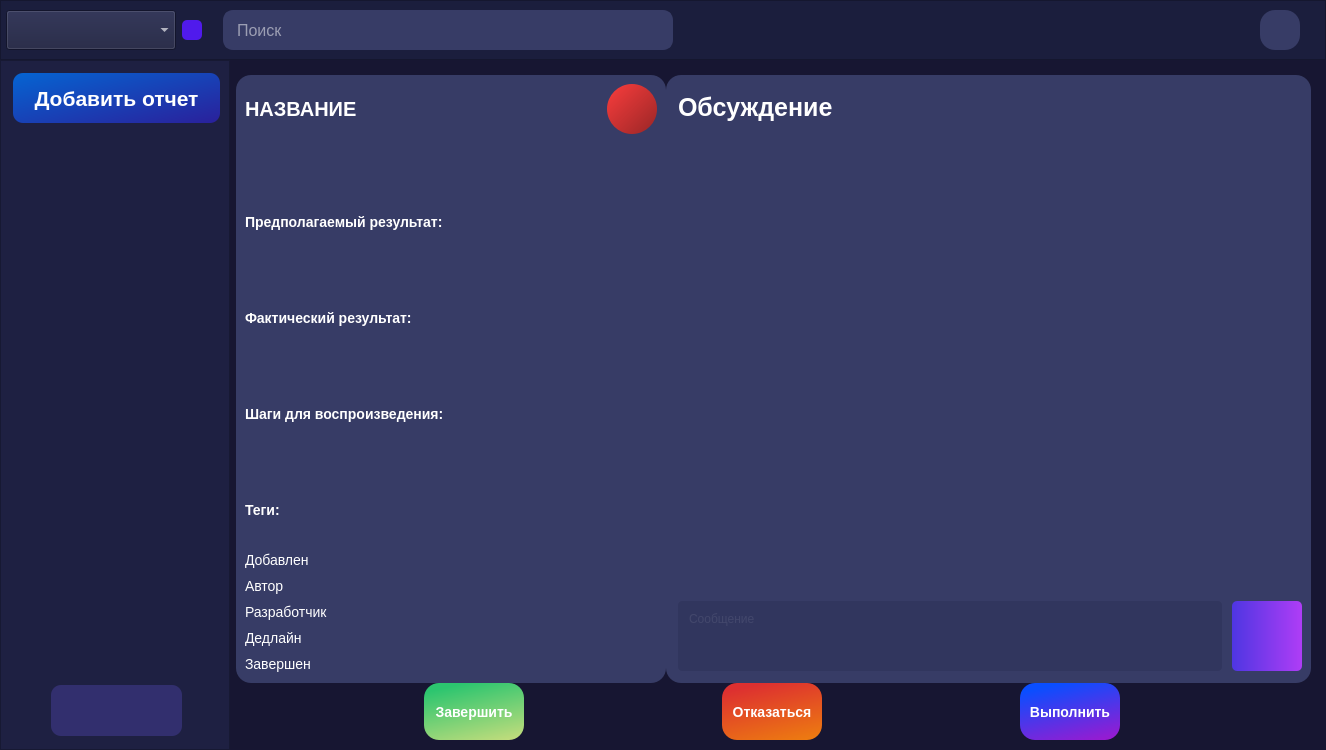
<?xml version="1.0" encoding="UTF-8"?>
<ui version="4.0">
 <class>MainWindow</class>
 <widget class="QMainWindow" name="MainWindow">
  <property name="geometry">
   <rect>
    <x>0</x>
    <y>0</y>
    <width>1326</width>
    <height>750</height>
   </rect>
  </property>
  <property name="sizePolicy">
   <sizepolicy hsizetype="Fixed" vsizetype="Fixed">
    <horstretch>0</horstretch>
    <verstretch>0</verstretch>
   </sizepolicy>
  </property>
  <property name="minimumSize">
   <size>
    <width>1326</width>
    <height>750</height>
   </size>
  </property>
  <property name="maximumSize">
   <size>
    <width>1326</width>
    <height>750</height>
   </size>
  </property>
  <property name="windowTitle">
   <string>Багтрекер - главная старница</string>
  </property>
  <property name="styleSheet">
   <string notr="true">background-color: #171632;
</string>
  </property>
  <widget class="QWidget" name="centralwidget">
   <layout class="QGridLayout" name="gridLayout_2">
    <property name="leftMargin">
     <number>0</number>
    </property>
    <property name="topMargin">
     <number>0</number>
    </property>
    <property name="rightMargin">
     <number>0</number>
    </property>
    <property name="bottomMargin">
     <number>0</number>
    </property>
    <property name="verticalSpacing">
     <number>0</number>
    </property>
    <item row="0" column="0" colspan="2">
     <widget class="QFrame" name="frame">
      <property name="sizePolicy">
       <sizepolicy hsizetype="Preferred" vsizetype="Preferred">
        <horstretch>0</horstretch>
        <verstretch>0</verstretch>
       </sizepolicy>
      </property>
      <property name="minimumSize">
       <size>
        <width>1280</width>
        <height>60</height>
       </size>
      </property>
      <property name="maximumSize">
       <size>
        <width>16777215</width>
        <height>60</height>
       </size>
      </property>
      <property name="styleSheet">
       <string notr="true">background: #1B1E3D;
padding: 5px;</string>
      </property>
      <property name="frameShape">
       <enum>QFrame::StyledPanel</enum>
      </property>
      <property name="frameShadow">
       <enum>QFrame::Raised</enum>
      </property>
      <layout class="QGridLayout" name="gridLayout_4">
       <property name="leftMargin">
        <number>0</number>
       </property>
       <property name="topMargin">
        <number>0</number>
       </property>
       <property name="rightMargin">
        <number>0</number>
       </property>
       <property name="bottomMargin">
        <number>0</number>
       </property>
       <item row="0" column="0">
        <layout class="QGridLayout" name="gridLayout_6">
         <property name="sizeConstraint">
          <enum>QLayout::SetDefaultConstraint</enum>
         </property>
         <property name="rightMargin">
          <number>20</number>
         </property>
         <item row="0" column="0">
          <layout class="QHBoxLayout" name="horizontalLayout_9">
           <item>
            <widget class="QComboBox" name="projects_list">
             <property name="enabled">
              <bool>true</bool>
             </property>
             <property name="minimumSize">
              <size>
               <width>170</width>
               <height>40</height>
              </size>
             </property>
             <property name="maximumSize">
              <size>
               <width>170</width>
               <height>40</height>
              </size>
             </property>
             <property name="cursor">
              <cursorShape>PointingHandCursor</cursorShape>
             </property>
             <property name="styleSheet">
              <string notr="true">color: white;</string>
             </property>
             <property name="editable">
              <bool>false</bool>
             </property>
             <property name="minimumContentsLength">
              <number>2</number>
             </property>
            </widget>
           </item>
          </layout>
         </item>
         <item row="0" column="5" alignment="Qt::AlignVCenter">
          <widget class="QPushButton" name="users_photo">
           <property name="minimumSize">
            <size>
             <width>40</width>
             <height>40</height>
            </size>
           </property>
           <property name="maximumSize">
            <size>
             <width>40</width>
             <height>40</height>
            </size>
           </property>
           <property name="cursor">
            <cursorShape>PointingHandCursor</cursorShape>
           </property>
           <property name="styleSheet">
            <string notr="true">background: #373C66;
border-radius: 15px;</string>
           </property>
           <property name="text">
            <string/>
           </property>
           <property name="iconSize">
            <size>
             <width>40</width>
             <height>40</height>
            </size>
           </property>
          </widget>
         </item>
         <item row="0" column="1">
          <widget class="QPushButton" name="new_project">
           <property name="minimumSize">
            <size>
             <width>20</width>
             <height>20</height>
            </size>
           </property>
           <property name="maximumSize">
            <size>
             <width>20</width>
             <height>20</height>
            </size>
           </property>
           <property name="cursor">
            <cursorShape>PointingHandCursor</cursorShape>
           </property>
           <property name="styleSheet">
            <string notr="true">background: #501AEC;
border-radius: 5px;</string>
           </property>
           <property name="text">
            <string/>
           </property>
          </widget>
         </item>
         <item row="0" column="3">
          <widget class="QLineEdit" name="lineEdit">
           <property name="minimumSize">
            <size>
             <width>450</width>
             <height>40</height>
            </size>
           </property>
           <property name="maximumSize">
            <size>
             <width>16777215</width>
             <height>40</height>
            </size>
           </property>
           <property name="font">
            <font>
             <pointsize>12</pointsize>
            </font>
           </property>
           <property name="cursor">
            <cursorShape>IBeamCursor</cursorShape>
           </property>
           <property name="mouseTracking">
            <bool>true</bool>
           </property>
           <property name="styleSheet">
            <string notr="true">QLineEdit{
border: 2px solid #373C66;
color: white;
border-radius: 10px;
padding: 5px 10px;
outline: none;
background: #373C66;
}

</string>
           </property>
           <property name="alignment">
            <set>Qt::AlignLeading|Qt::AlignLeft|Qt::AlignVCenter</set>
           </property>
           <property name="placeholderText">
            <string>Поиск</string>
           </property>
          </widget>
         </item>
         <item row="0" column="2">
          <spacer name="horizontalSpacer_5">
           <property name="orientation">
            <enum>Qt::Horizontal</enum>
           </property>
           <property name="sizeType">
            <enum>QSizePolicy::Fixed</enum>
           </property>
           <property name="sizeHint" stdset="0">
            <size>
             <width>15</width>
             <height>10</height>
            </size>
           </property>
          </spacer>
         </item>
         <item row="0" column="4">
          <spacer name="horizontalSpacer_6">
           <property name="orientation">
            <enum>Qt::Horizontal</enum>
           </property>
           <property name="sizeType">
            <enum>QSizePolicy::Fixed</enum>
           </property>
           <property name="sizeHint" stdset="0">
            <size>
             <width>600</width>
             <height>20</height>
            </size>
           </property>
          </spacer>
         </item>
        </layout>
       </item>
      </layout>
     </widget>
    </item>
    <item row="1" column="0">
     <widget class="QFrame" name="frame_2">
      <property name="minimumSize">
       <size>
        <width>230</width>
        <height>660</height>
       </size>
      </property>
      <property name="maximumSize">
       <size>
        <width>230</width>
        <height>16777215</height>
       </size>
      </property>
      <property name="layoutDirection">
       <enum>Qt::LeftToRight</enum>
      </property>
      <property name="styleSheet">
       <string notr="true">background: #1E2042;
margin: 0;</string>
      </property>
      <property name="frameShape">
       <enum>QFrame::StyledPanel</enum>
      </property>
      <property name="frameShadow">
       <enum>QFrame::Raised</enum>
      </property>
      <layout class="QGridLayout" name="gridLayout_3">
       <property name="leftMargin">
        <number>12</number>
       </property>
       <property name="spacing">
        <number>-1</number>
       </property>
       <item row="0" column="0">
        <layout class="QVBoxLayout" name="verticalLayout_3">
         <item>
          <layout class="QVBoxLayout" name="verticalLayout_4">
           <item>
            <widget class="QPushButton" name="create_card">
             <property name="minimumSize">
              <size>
               <width>206</width>
               <height>50</height>
              </size>
             </property>
             <property name="font">
              <font>
               <pointsize>-1</pointsize>
               <weight>99</weight>
               <bold>true</bold>
              </font>
             </property>
             <property name="cursor">
              <cursorShape>PointingHandCursor</cursorShape>
             </property>
             <property name="styleSheet">
              <string notr="true">background-color: qlineargradient(spread:pad, x1:0, y1:0, x2:1, y2:1, stop:0 rgba(5, 100, 210, 255), stop:1 rgba(42, 32, 155, 255));
border-radius: 10px;
color: white;
font-weight: 800;
font-size: 21px;</string>
             </property>
             <property name="text">
              <string>Добавить отчет</string>
             </property>
            </widget>
           </item>
           <item>
            <widget class="QScrollArea" name="scrollArea">
             <property name="minimumSize">
              <size>
               <width>210</width>
               <height>550</height>
              </size>
             </property>
             <property name="maximumSize">
              <size>
               <width>210</width>
               <height>550</height>
              </size>
             </property>
             <property name="styleSheet">
              <string notr="true">border: none;</string>
             </property>
             <property name="verticalScrollBarPolicy">
              <enum>Qt::ScrollBarAlwaysOff</enum>
             </property>
             <property name="horizontalScrollBarPolicy">
              <enum>Qt::ScrollBarAsNeeded</enum>
             </property>
             <property name="widgetResizable">
              <bool>true</bool>
             </property>
             <widget class="QWidget" name="scrollAreaWidgetContents">
              <property name="geometry">
               <rect>
                <x>0</x>
                <y>0</y>
                <width>210</width>
                <height>550</height>
               </rect>
              </property>
             </widget>
            </widget>
           </item>
           <item>
            <layout class="QHBoxLayout" name="horizontalLayout_7">
             <item>
              <spacer name="horizontalSpacer_3">
               <property name="orientation">
                <enum>Qt::Horizontal</enum>
               </property>
               <property name="sizeHint" stdset="0">
                <size>
                 <width>40</width>
                 <height>20</height>
                </size>
               </property>
              </spacer>
             </item>
             <item>
              <widget class="QFrame" name="frame_3">
               <property name="sizePolicy">
                <sizepolicy hsizetype="Preferred" vsizetype="Preferred">
                 <horstretch>0</horstretch>
                 <verstretch>0</verstretch>
                </sizepolicy>
               </property>
               <property name="minimumSize">
                <size>
                 <width>131</width>
                 <height>51</height>
                </size>
               </property>
               <property name="maximumSize">
                <size>
                 <width>131</width>
                 <height>51</height>
                </size>
               </property>
               <property name="contextMenuPolicy">
                <enum>Qt::DefaultContextMenu</enum>
               </property>
               <property name="layoutDirection">
                <enum>Qt::LeftToRight</enum>
               </property>
               <property name="styleSheet">
                <string notr="true">background: #322F6E;
border-radius: 10px;</string>
               </property>
               <property name="frameShape">
                <enum>QFrame::StyledPanel</enum>
               </property>
               <property name="frameShadow">
                <enum>QFrame::Raised</enum>
               </property>
               <layout class="QGridLayout" name="gridLayout_5">
                <item row="0" column="0">
                 <layout class="QHBoxLayout" name="horizontalLayout_10">
                  <item>
                   <widget class="QPushButton" name="home">
                    <property name="minimumSize">
                     <size>
                      <width>30</width>
                      <height>30</height>
                     </size>
                    </property>
                    <property name="maximumSize">
                     <size>
                      <width>30</width>
                      <height>30</height>
                     </size>
                    </property>
                    <property name="cursor">
                     <cursorShape>PointingHandCursor</cursorShape>
                    </property>
                    <property name="styleSheet">
                     <string notr="true">color: white;</string>
                    </property>
                    <property name="text">
                     <string/>
                    </property>
                    <property name="iconSize">
                     <size>
                      <width>30</width>
                      <height>30</height>
                     </size>
                    </property>
                   </widget>
                  </item>
                  <item>
                   <spacer name="verticalSpacer_3">
                    <property name="orientation">
                     <enum>Qt::Vertical</enum>
                    </property>
                    <property name="sizeHint" stdset="0">
                     <size>
                      <width>20</width>
                      <height>40</height>
                     </size>
                    </property>
                   </spacer>
                  </item>
                  <item>
                   <widget class="QPushButton" name="settings">
                    <property name="minimumSize">
                     <size>
                      <width>30</width>
                      <height>30</height>
                     </size>
                    </property>
                    <property name="maximumSize">
                     <size>
                      <width>30</width>
                      <height>30</height>
                     </size>
                    </property>
                    <property name="cursor">
                     <cursorShape>PointingHandCursor</cursorShape>
                    </property>
                    <property name="text">
                     <string/>
                    </property>
                    <property name="iconSize">
                     <size>
                      <width>30</width>
                      <height>30</height>
                     </size>
                    </property>
                   </widget>
                  </item>
                 </layout>
                </item>
               </layout>
              </widget>
             </item>
             <item>
              <spacer name="horizontalSpacer_4">
               <property name="orientation">
                <enum>Qt::Horizontal</enum>
               </property>
               <property name="sizeHint" stdset="0">
                <size>
                 <width>40</width>
                 <height>20</height>
                </size>
               </property>
              </spacer>
             </item>
            </layout>
           </item>
          </layout>
         </item>
        </layout>
       </item>
      </layout>
     </widget>
    </item>
    <item row="1" column="1">
     <layout class="QGridLayout" name="gridLayout" rowstretch="1,2">
      <property name="topMargin">
       <number>15</number>
      </property>
      <property name="rightMargin">
       <number>15</number>
      </property>
      <item row="1" column="0">
       <layout class="QVBoxLayout" name="verticalLayout_5">
        <property name="bottomMargin">
         <number>10</number>
        </property>
        <item>
         <layout class="QGridLayout" name="gridLayout_8" rowstretch="0" columnstretch="0,0,0,0">
          <property name="horizontalSpacing">
           <number>10</number>
          </property>
          <property name="verticalSpacing">
           <number>0</number>
          </property>
          <item row="0" column="2">
           <widget class="QPushButton" name="deny">
            <property name="maximumSize">
             <size>
              <width>100</width>
              <height>100</height>
             </size>
            </property>
            <property name="cursor">
             <cursorShape>PointingHandCursor</cursorShape>
            </property>
            <property name="styleSheet">
             <string notr="true">width: 100px;
color: white;
border-radius: 15px;
font-size: 14px;
background-color: qlineargradient(spread:pad, x1:0.413793, y1:0, x2:0.817734, y2:1, stop:0 rgba(221, 48, 48, 255), stop:1 rgba(237, 122, 17, 255));
font-weight: bold;</string>
            </property>
            <property name="text">
             <string>Отказаться</string>
            </property>
           </widget>
          </item>
          <item row="0" column="1">
           <widget class="QPushButton" name="close">
            <property name="maximumSize">
             <size>
              <width>100</width>
              <height>100</height>
             </size>
            </property>
            <property name="cursor">
             <cursorShape>PointingHandCursor</cursorShape>
            </property>
            <property name="styleSheet">
             <string notr="true">width: 100px;
color: white;
border-radius: 15px;
font-size: 14px;
background-color: qlineargradient(spread:pad, x1:0.413793, y1:0, x2:0.817734, y2:1, stop:0 rgba(44, 197, 111, 255), stop:1 rgba(190, 220, 124, 255));
font-weight: bold;</string>
            </property>
            <property name="text">
             <string>Завершить</string>
            </property>
           </widget>
          </item>
          <item row="0" column="3">
           <widget class="QPushButton" name="assign">
            <property name="maximumSize">
             <size>
              <width>100</width>
              <height>100</height>
             </size>
            </property>
            <property name="cursor">
             <cursorShape>PointingHandCursor</cursorShape>
            </property>
            <property name="styleSheet">
             <string notr="true">width: 100px;
color: white;
border-radius: 15px;
height: 50px;
font-size: 14px;
background-color: qlineargradient(spread:pad, x1:0.413793, y1:0, x2:0.817734, y2:1, stop:0 rgba(10, 78, 255, 255), stop:1 rgba(151, 27, 209, 255));
font-weight: bold;</string>
            </property>
            <property name="text">
             <string>Выполнить</string>
            </property>
           </widget>
          </item>
         </layout>
        </item>
       </layout>
      </item>
      <item row="0" column="0">
       <layout class="QHBoxLayout" name="horizontalLayout" stretch="2,3">
        <item>
         <layout class="QVBoxLayout" name="verticalLayout_2">
          <item>
           <widget class="QFrame" name="frame_4">
            <property name="styleSheet">
             <string notr="true">background: #373C66;
border-radius: 15px;</string>
            </property>
            <property name="frameShape">
             <enum>QFrame::StyledPanel</enum>
            </property>
            <property name="frameShadow">
             <enum>QFrame::Raised</enum>
            </property>
            <layout class="QGridLayout" name="gridLayout_7">
             <item row="0" column="0">
              <layout class="QHBoxLayout" name="horizontalLayout_11">
               <item>
                <widget class="QLabel" name="title">
                 <property name="styleSheet">
                  <string notr="true">color: white;
font-weight: bold;
font-size: 20px;</string>
                 </property>
                 <property name="text">
                  <string>НАЗВАНИЕ</string>
                 </property>
                </widget>
               </item>
               <item>
                <widget class="QLabel" name="criticality">
                 <property name="minimumSize">
                  <size>
                   <width>50</width>
                   <height>50</height>
                  </size>
                 </property>
                 <property name="maximumSize">
                  <size>
                   <width>50</width>
                   <height>50</height>
                  </size>
                 </property>
                 <property name="styleSheet">
                  <string notr="true">color: white;
background-color: qlineargradient(spread:pad, x1:0, y1:0, x2:1, y2:1, stop:0 rgba(251, 61, 61, 255), stop:1 rgba(152, 38, 38, 255));
border-radius: 25px;</string>
                 </property>
                 <property name="text">
                  <string/>
                 </property>
                </widget>
               </item>
              </layout>
             </item>
             <item row="1" column="0">
              <widget class="QTextEdit" name="description">
               <property name="enabled">
                <bool>false</bool>
               </property>
               <property name="maximumSize">
                <size>
                 <width>16777215</width>
                 <height>100</height>
                </size>
               </property>
               <property name="styleSheet">
                <string notr="true">color: #C3C4D1;
font-size: 14px;</string>
               </property>
              </widget>
             </item>
             <item row="2" column="0">
              <layout class="QVBoxLayout" name="verticalLayout_7">
               <item>
                <widget class="QLabel" name="label">
                 <property name="styleSheet">
                  <string notr="true">color: white;
font-weight: bold;
font-size: 14px;</string>
                 </property>
                 <property name="text">
                  <string>Предполагаемый результат:</string>
                 </property>
                </widget>
               </item>
               <item>
                <widget class="QTextEdit" name="supposed_result">
                 <property name="enabled">
                  <bool>false</bool>
                 </property>
                 <property name="maximumSize">
                  <size>
                   <width>16777215</width>
                   <height>70</height>
                  </size>
                 </property>
                 <property name="styleSheet">
                  <string notr="true">color: #C3C4D1;
font-size: 14px;</string>
                 </property>
                </widget>
               </item>
              </layout>
             </item>
             <item row="3" column="0">
              <layout class="QVBoxLayout" name="verticalLayout_8">
               <item>
                <widget class="QLabel" name="label_2">
                 <property name="styleSheet">
                  <string notr="true">color: white;
font-weight: bold;
font-size: 14px;</string>
                 </property>
                 <property name="text">
                  <string>Фактический результат:</string>
                 </property>
                </widget>
               </item>
               <item>
                <widget class="QTextEdit" name="actual_result">
                 <property name="enabled">
                  <bool>false</bool>
                 </property>
                 <property name="maximumSize">
                  <size>
                   <width>16777215</width>
                   <height>70</height>
                  </size>
                 </property>
                 <property name="styleSheet">
                  <string notr="true">color: #C3C4D1;
font-size: 14px;</string>
                 </property>
                </widget>
               </item>
              </layout>
             </item>
             <item row="4" column="0">
              <layout class="QVBoxLayout" name="verticalLayout_9">
               <item>
                <widget class="QLabel" name="label_5">
                 <property name="styleSheet">
                  <string notr="true">color: white;
font-weight: bold;
font-size: 14px;</string>
                 </property>
                 <property name="text">
                  <string>Шаги для воспроизведения:</string>
                 </property>
                </widget>
               </item>
               <item>
                <widget class="QTextEdit" name="reproduction">
                 <property name="enabled">
                  <bool>false</bool>
                 </property>
                 <property name="maximumSize">
                  <size>
                   <width>16777215</width>
                   <height>100</height>
                  </size>
                 </property>
                 <property name="styleSheet">
                  <string notr="true">color: #C3C4D1;
font-size: 14px;</string>
                 </property>
                </widget>
               </item>
              </layout>
             </item>
             <item row="5" column="0">
              <layout class="QVBoxLayout" name="verticalLayout_11">
               <item>
                <widget class="QLabel" name="label_7">
                 <property name="styleSheet">
                  <string notr="true">color: white;
font-weight: bold;
font-size: 14px;</string>
                 </property>
                 <property name="text">
                  <string>Теги:</string>
                 </property>
                </widget>
               </item>
               <item>
                <widget class="QTextEdit" name="tags">
                 <property name="enabled">
                  <bool>false</bool>
                 </property>
                 <property name="maximumSize">
                  <size>
                   <width>16777215</width>
                   <height>20</height>
                  </size>
                 </property>
                 <property name="styleSheet">
                  <string notr="true">color: #C3C4D1;
font-size: 14px;</string>
                 </property>
                 <property name="verticalScrollBarPolicy">
                  <enum>Qt::ScrollBarAlwaysOff</enum>
                 </property>
                </widget>
               </item>
              </layout>
             </item>
             <item row="6" column="0">
              <layout class="QHBoxLayout" name="horizontalLayout_26">
               <item>
                <widget class="QLabel" name="label_12">
                 <property name="styleSheet">
                  <string notr="true">color: white;
font-size: 14px;</string>
                 </property>
                 <property name="text">
                  <string>Добавлен</string>
                 </property>
                </widget>
               </item>
               <item>
                <widget class="QTextEdit" name="creationDate">
                 <property name="enabled">
                  <bool>false</bool>
                 </property>
                 <property name="maximumSize">
                  <size>
                   <width>200</width>
                   <height>20</height>
                  </size>
                 </property>
                 <property name="styleSheet">
                  <string notr="true">color: #C3C4D1;
font-size: 14px;</string>
                 </property>
                 <property name="verticalScrollBarPolicy">
                  <enum>Qt::ScrollBarAlwaysOff</enum>
                 </property>
                </widget>
               </item>
              </layout>
             </item>
             <item row="7" column="0">
              <layout class="QHBoxLayout" name="horizontalLayout_17">
               <item>
                <widget class="QLabel" name="label_6">
                 <property name="styleSheet">
                  <string notr="true">color: white;
font-size: 14px;</string>
                 </property>
                 <property name="text">
                  <string>Автор</string>
                 </property>
                </widget>
               </item>
               <item>
                <widget class="QTextEdit" name="author">
                 <property name="enabled">
                  <bool>false</bool>
                 </property>
                 <property name="maximumSize">
                  <size>
                   <width>200</width>
                   <height>20</height>
                  </size>
                 </property>
                 <property name="styleSheet">
                  <string notr="true">color: #C3C4D1;
font-size: 14px;</string>
                 </property>
                 <property name="verticalScrollBarPolicy">
                  <enum>Qt::ScrollBarAlwaysOff</enum>
                 </property>
                </widget>
               </item>
              </layout>
             </item>
             <item row="8" column="0">
              <layout class="QHBoxLayout" name="horizontalLayout_30">
               <item>
                <widget class="QLabel" name="label_16">
                 <property name="styleSheet">
                  <string notr="true">color: white;
font-size: 14px;</string>
                 </property>
                 <property name="text">
                  <string>Разработчик</string>
                 </property>
                </widget>
               </item>
               <item>
                <widget class="QTextEdit" name="assignee">
                 <property name="enabled">
                  <bool>false</bool>
                 </property>
                 <property name="maximumSize">
                  <size>
                   <width>200</width>
                   <height>20</height>
                  </size>
                 </property>
                 <property name="styleSheet">
                  <string notr="true">color: #C3C4D1;
font-size: 14px;</string>
                 </property>
                 <property name="verticalScrollBarPolicy">
                  <enum>Qt::ScrollBarAlwaysOff</enum>
                 </property>
                </widget>
               </item>
              </layout>
             </item>
             <item row="9" column="0">
              <layout class="QHBoxLayout" name="horizontalLayout_31">
               <item>
                <widget class="QLabel" name="label_17">
                 <property name="styleSheet">
                  <string notr="true">color: white;
font-size: 14px;</string>
                 </property>
                 <property name="text">
                  <string>Дедлайн</string>
                 </property>
                </widget>
               </item>
               <item>
                <widget class="QTextEdit" name="deadline">
                 <property name="enabled">
                  <bool>false</bool>
                 </property>
                 <property name="maximumSize">
                  <size>
                   <width>200</width>
                   <height>20</height>
                  </size>
                 </property>
                 <property name="styleSheet">
                  <string notr="true">color: #C3C4D1;
font-size: 14px;</string>
                 </property>
                 <property name="verticalScrollBarPolicy">
                  <enum>Qt::ScrollBarAlwaysOff</enum>
                 </property>
                </widget>
               </item>
              </layout>
             </item>
             <item row="10" column="0">
              <layout class="QHBoxLayout" name="horizontalLayout_32">
               <item>
                <widget class="QLabel" name="label_18">
                 <property name="styleSheet">
                  <string notr="true">color: white;
font-size: 14px;</string>
                 </property>
                 <property name="text">
                  <string>Завершен</string>
                 </property>
                </widget>
               </item>
               <item>
                <widget class="QTextEdit" name="closed">
                 <property name="enabled">
                  <bool>false</bool>
                 </property>
                 <property name="maximumSize">
                  <size>
                   <width>200</width>
                   <height>20</height>
                  </size>
                 </property>
                 <property name="styleSheet">
                  <string notr="true">color: #C3C4D1;
font-size: 14px;</string>
                 </property>
                 <property name="verticalScrollBarPolicy">
                  <enum>Qt::ScrollBarAlwaysOff</enum>
                 </property>
                </widget>
               </item>
              </layout>
             </item>
            </layout>
           </widget>
          </item>
         </layout>
        </item>
        <item>
         <layout class="QVBoxLayout" name="verticalLayout_6">
          <item>
           <widget class="QFrame" name="frame_5">
            <property name="styleSheet">
             <string notr="true">background: #373C66;
border-radius: 15px;</string>
            </property>
            <property name="frameShape">
             <enum>QFrame::StyledPanel</enum>
            </property>
            <property name="frameShadow">
             <enum>QFrame::Raised</enum>
            </property>
            <layout class="QGridLayout" name="gridLayout_9" rowminimumheight="2,5,1">
             <property name="leftMargin">
              <number>12</number>
             </property>
             <property name="topMargin">
              <number>18</number>
             </property>
             <property name="bottomMargin">
              <number>12</number>
             </property>
             <property name="spacing">
              <number>0</number>
             </property>
             <item row="0" column="0">
              <widget class="QLabel" name="label_3">
               <property name="styleSheet">
                <string notr="true">color: white;
font-size: 25px;
font-weight: bold;</string>
               </property>
               <property name="text">
                <string>Обсуждение</string>
               </property>
              </widget>
             </item>
             <item row="1" column="0">
              <widget class="QScrollArea" name="messages">
               <property name="widgetResizable">
                <bool>true</bool>
               </property>
               <widget class="QWidget" name="scrollAreaWidgetContents_2">
                <property name="geometry">
                 <rect>
                  <x>0</x>
                  <y>0</y>
                  <width>605</width>
                  <height>270</height>
                 </rect>
                </property>
               </widget>
              </widget>
             </item>
             <item row="2" column="0">
              <layout class="QHBoxLayout" name="horizontalLayout_8" stretch="5,1">
               <property name="spacing">
                <number>10</number>
               </property>
               <item>
                <widget class="QTextEdit" name="message">
                 <property name="maximumSize">
                  <size>
                   <width>16777215</width>
                   <height>70</height>
                  </size>
                 </property>
                 <property name="styleSheet">
                  <string notr="true">background-color: rgba(27, 30, 61, 50);
padding: 7px;
color: rgba(255, 255, 255, 43);
border-radius: 4px;</string>
                 </property>
                 <property name="placeholderText">
                  <string>Сообщение</string>
                 </property>
                </widget>
               </item>
               <item>
                <widget class="QPushButton" name="send">
                 <property name="maximumSize">
                  <size>
                   <width>70</width>
                   <height>70</height>
                  </size>
                 </property>
                 <property name="cursor">
                  <cursorShape>PointingHandCursor</cursorShape>
                 </property>
                 <property name="styleSheet">
                  <string notr="true">background-color: qlineargradient(spread:pad, x1:0, y1:0, x2:1, y2:0, stop:0 rgba(78, 54, 226, 255), stop:1 rgba(175, 61, 246, 255));
border-radius: 5px;</string>
                 </property>
                 <property name="text">
                  <string/>
                 </property>
                </widget>
               </item>
              </layout>
             </item>
            </layout>
           </widget>
          </item>
         </layout>
        </item>
       </layout>
      </item>
     </layout>
    </item>
   </layout>
  </widget>
 </widget>
 <resources/>
 <connections/>
</ui>
